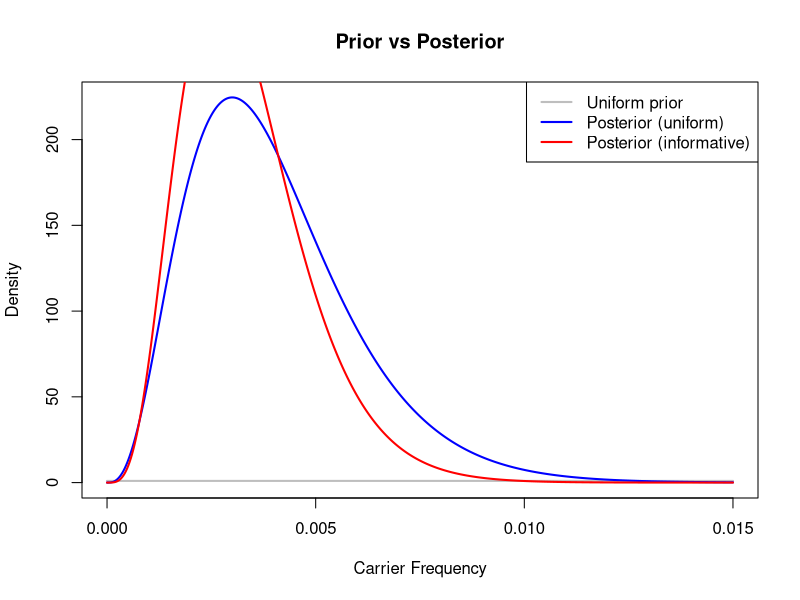

Reproduce this figure in R.
# Day 24: Bayesian Statistics

# Variant carrier: Beta-Binomial
k <- 3; n <- 1000
a_post <- 1 + k; b_post <- 1 + n - k

cat("=== Bayesian Variant Frequency ===\n")
cat(sprintf("Observed: %d/%d = %.4f\n", k, n, k/n))
cat(sprintf("Posterior: Beta(%d, %d)\n", a_post, b_post))
cat(sprintf("Mean:   %.5f\n", a_post / (a_post + b_post)))
cat(sprintf("95%% CI: (%.5f, %.5f)\n", qbeta(0.025, a_post, b_post),
            qbeta(0.975, a_post, b_post)))

# Informative prior
a2 <- 2 + k; b2 <- 500 + n - k
cat(sprintf("\nInformative prior Beta(2,500):\n"))
cat(sprintf("Posterior: Beta(%d, %d), Mean=%.5f\n", a2, b2, a2/(a2+b2)))

# Plot: prior vs posterior
x <- seq(0, 0.015, length.out = 500)
plot(x, dbeta(x, 1, 1), type = "l", col = "gray", lwd = 2,
     main = "Prior vs Posterior", xlab = "Carrier Frequency", ylab = "Density",
     ylim = c(0, max(dbeta(x, a_post, b_post))))
lines(x, dbeta(x, a_post, b_post), col = "blue", lwd = 2)
lines(x, dbeta(x, a2, b2), col = "red", lwd = 2)
legend("topright", c("Uniform prior", "Posterior (uniform)", "Posterior (informative)"),
       col = c("gray", "blue", "red"), lwd = 2)
